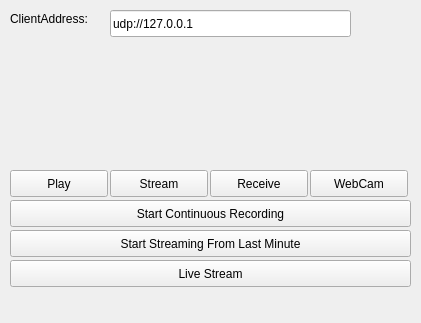
<?xml version="1.0" encoding="UTF-8"?>
<ui version="4.0">
 <class>MainWindow</class>
 <widget class="QMainWindow" name="MainWindow">
  <property name="geometry">
   <rect>
    <x>0</x>
    <y>0</y>
    <width>421</width>
    <height>323</height>
   </rect>
  </property>
  <property name="windowTitle">
   <string>VLC Security Camera Solution</string>
  </property>
  <widget class="QWidget" name="centralWidget">
   <widget class="QWidget" name="display" native="true">
    <property name="geometry">
     <rect>
      <x>20</x>
      <y>50</y>
      <width>381</width>
      <height>111</height>
     </rect>
    </property>
   </widget>
   <widget class="QPushButton" name="Btnplay">
    <property name="geometry">
     <rect>
      <x>10</x>
      <y>170</y>
      <width>98</width>
      <height>27</height>
     </rect>
    </property>
    <property name="text">
     <string>Play</string>
    </property>
   </widget>
   <widget class="QPushButton" name="BtnStream">
    <property name="geometry">
     <rect>
      <x>110</x>
      <y>170</y>
      <width>98</width>
      <height>27</height>
     </rect>
    </property>
    <property name="text">
     <string>Stream</string>
    </property>
   </widget>
   <widget class="QLineEdit" name="txtClientAddr">
    <property name="geometry">
     <rect>
      <x>110</x>
      <y>10</y>
      <width>241</width>
      <height>27</height>
     </rect>
    </property>
    <property name="text">
     <string>udp://127.0.0.1</string>
    </property>
   </widget>
   <widget class="QLabel" name="labelClientAddr">
    <property name="geometry">
     <rect>
      <x>10</x>
      <y>10</y>
      <width>101</width>
      <height>17</height>
     </rect>
    </property>
    <property name="text">
     <string>ClientAddress:</string>
    </property>
   </widget>
   <widget class="QPushButton" name="BtnReceive">
    <property name="geometry">
     <rect>
      <x>210</x>
      <y>170</y>
      <width>98</width>
      <height>27</height>
     </rect>
    </property>
    <property name="text">
     <string>Receive</string>
    </property>
   </widget>
   <widget class="QPushButton" name="BtnWebCam">
    <property name="geometry">
     <rect>
      <x>310</x>
      <y>170</y>
      <width>98</width>
      <height>27</height>
     </rect>
    </property>
    <property name="text">
     <string>WebCam</string>
    </property>
   </widget>
   <widget class="QPushButton" name="BtnFromLastMinStream">
    <property name="geometry">
     <rect>
      <x>10</x>
      <y>230</y>
      <width>401</width>
      <height>27</height>
     </rect>
    </property>
    <property name="text">
     <string>Start Streaming From Last Minute</string>
    </property>
   </widget>
   <widget class="QPushButton" name="BtnStartCtsRecord">
    <property name="geometry">
     <rect>
      <x>10</x>
      <y>200</y>
      <width>401</width>
      <height>27</height>
     </rect>
    </property>
    <property name="text">
     <string>Start Continuous Recording</string>
    </property>
   </widget>
   <widget class="QPushButton" name="BtnLiveStream">
    <property name="geometry">
     <rect>
      <x>10</x>
      <y>260</y>
      <width>401</width>
      <height>27</height>
     </rect>
    </property>
    <property name="text">
     <string>Live Stream</string>
    </property>
   </widget>
  </widget>
  <widget class="QMenuBar" name="menuBar">
   <property name="geometry">
    <rect>
     <x>0</x>
     <y>0</y>
     <width>421</width>
     <height>25</height>
    </rect>
   </property>
  </widget>
 </widget>
 <layoutdefault spacing="6" margin="11"/>
 <resources/>
 <connections/>
</ui>
